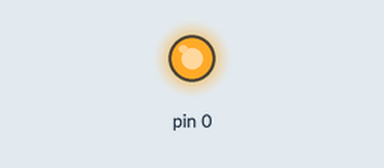
This sketch was run on a simulated Arduino Uno, built with avr-gcc and run on an emulated ATmega328P. Shown: output pins drawn as LEDs (lit = HIGH).

Above: at 0.1 s.
Timing chart, 0 to 1.6 s (numbered marks = the images above):
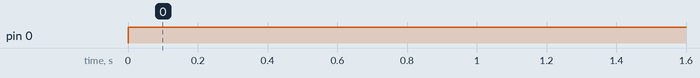

The sketch:

sketch_apr17a.ino
```cpp
//Project 5
int a = 12;
int b = 11;
int  c  =  10;
int d = 9;
int  e  =  8;
int f = 7;
int g = 6;
int dp = 5;
int ls1 = 1;
int  ls2  = 2;
int  ls3  = 3;
int ls4 = 4;

void digital_0(void) {
  unsigned char j;
  digitalWrite(dp,LOW);
  digitalWrite(j,HIGH);
  }


void digital_1(void) {
  unsigned  char  j;
digitalWrite(a,LOW); for(j=5;j<=9;j++)
digitalWrite(j,LOW); digitalWrite(b,HIGH); digitalWrite(c,HIGH);
}

void digital_2(void){
  unsigned  char  j;
  digitalWrite(c,LOW); digitalWrite(f,LOW); digitalWrite(dp,LOW); for(j=11;j<=12;j++)
    digitalWrite(j,HIGH);
  for(j=8;j<=9;j++)
    digitalWrite(j,HIGH);
  digitalWrite(g,HIGH);
  }


void digital_3(void){
  unsigned char j;
  digitalWrite(e,LOW);
  digitalWrite(f,LOW); digitalWrite(dp,LOW); for(j=9;j<=13;j++)
  digitalWrite(j,HIGH);
  digitalWrite(g,HIGH);
  }

void digital_4(void){
  digitalWrite(a,LOW);
  digitalWrite(d,LOW);
  digitalWrite(e,LOW);
  digitalWrite(dp,LOW);
  digitalWrite(b,HIGH);
  digitalWrite(c,HIGH);
  digitalWrite(f,HIGH);
  digitalWrite(g,HIGH);
}

void digital_5(void)
  {
unsigned  char  j;
digitalWrite(b,LOW);
digitalWrite(e,LOW);
digitalWrite(dp,LOW);
digitalWrite(a,HIGH);
  for(j=6;j<=7;j++)
  digitalWrite(j,HIGH);
  for(j=9;j<=10;j++)
  digitalWrite(j,HIGH);
  }


void digital_6(void){
unsigned  char  j; digitalWrite(b,LOW); digitalWrite(dp,LOW); digitalWrite(a,HIGH);
  for(j=6;j<=10;j++)
  digitalWrite(j,HIGH);
  }

void digital_7(void){
  unsigned char j;
  for(j=5;j<=9;j++)
  digitalWrite(j,LOW);
  for(j=10;j<=12;j++)
  digitalWrite(j,HIGH);
  }


void digital_8(void){
  unsigned  char  j;
digitalWrite(dp,LOW); for(j=6;j<=12;j++)
digitalWrite(j,HIGH);
  }


void digital_9(void) {
unsigned  char  j;
digitalWrite(e,LOW);
digitalWrite(dp,LOW);
for(j=9;j<=12;j++)
  digitalWrite(j,HIGH);
  for(j=6;j<=7;j++)
  digitalWrite(j,HIGH);
  }


void Display(unsigned char mun){
  switch (mun) {
  case 0:
digital_0();
break;
case
1:
digital_1(); break;
case
2:
digital_2();
break;

case
3:
digital_3();
break;
case
4:
digital_4();
break;
case
5:
digital_5();
break;
case
6:
digital_6();
break;
case
7:
digital_7();
break;
case
8:
digital_8();
break; case
9:
digital_9();
break;
default: return;
  // if nothing else matches, do the default
  // default is optional
  }
  }
void setup()
  {
int i;// for(i=1;i<=12;i++)
pinMode(i,OUTPUT);
}
  void loop()
  {
  unsigned char i, j, t;
  while(1)
  {
  t = 1;
  for(j=0; j<4 ; j++)
  {
digitalWrite(j,LOW);
}
for(i=0; i<=9 ; i++)
  {
if(t==1)  {
  digitalWrite(ls4,HIGH);
digitalWrite(ls3,HIGH); digitalWrite(ls2,HIGH); digitalWrite(ls1,LOW);
}
if(t==2)
{
  digitalWrite(ls4,HIGH);
digitalWrite(ls3,HIGH); digitalWrite(ls1,HIGH); digitalWrite(ls2,LOW);
}
if(t==3)
{
  digitalWrite(ls4,HIGH);
digitalWrite(ls2,HIGH); digitalWrite(ls1,HIGH); digitalWrite(ls3,LOW);
}
if(t==4)
{
  t = 0;
digitalWrite(ls3,HIGH); digitalWrite(ls2,HIGH); digitalWrite(ls1,HIGH); digitalWrite(ls4,LOW);
}
  Display(i);
delay(2000);//  2s t++; for(j=0; j<4 ; j++)
  {
digitalWrite(ls1,LOW); // }
  }
  }
  }
  }
```

Measured:
- by itself, pin 0: LOW → HIGH at 0.00 s
